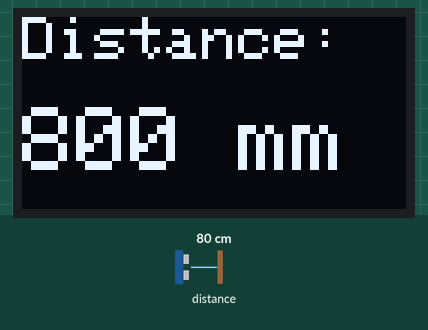
Simulated run of this sketch. Board: Arduino Uno, built with avr-gcc and run on an emulated ATmega328P. Shown: 128×64 one-colour display. The test bench sets the inputs (shaded band); at power-on: distance to the obstacle 80 cm. What the sketch prints to the serial monitor is not drawn.

Above: at 1.2 s.
1.3 s: distance to the obstacle set to 2 cm
At 2.0 s:
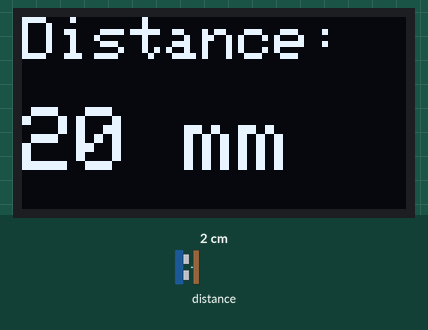
2.9 s: distance to the obstacle set to 250 cm
At 3.7 s:
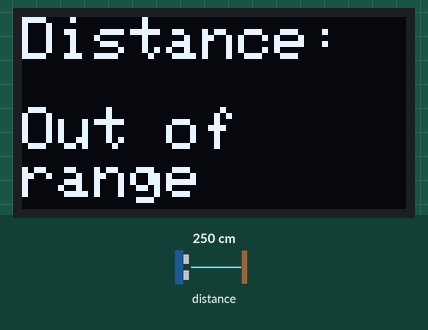
4.5 s: distance to the obstacle set to 4 cm
At 5.5 s:
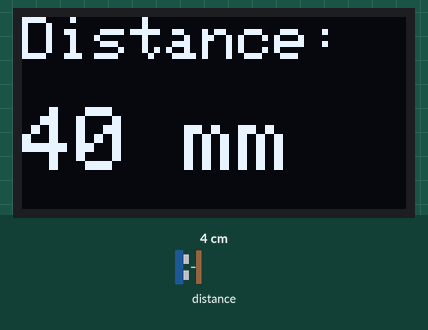
6.1 s: distance to the obstacle set to 299 cm
At 7.3 s:
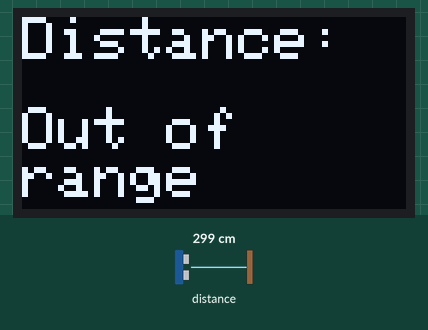
Timing chart, 0 to 8.7 s (numbered marks = the images above; inputs shaded):
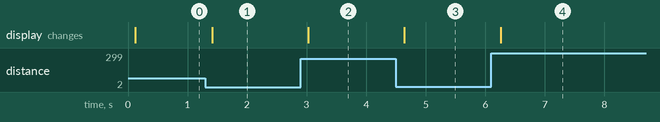

The sketch:

vl53l0x_oled_distance.ino
```cpp
// Arduino sketch that reads distance from a VL53L0X ToF sensor, prints the reading to Serial, and displays the distance on an SSD1306 OLED.
//
// Full tutorial: https://shillehtek.com/blogs/news/arduino-uno-vl53l0x-oled-distance-display
// Parts used: https://shillehtek.com/products/gy-vl53l0xv2-laser-ranging-tof-sensor-module
//             https://shillehtek.com/products/0-96-i2c-blue-oled-display-module-4-pin-ssd1306
//             https://shillehtek.com/products/shillehtek-120pcs-multicolored-dupont-wire
// More examples: https://github.com/shillehbean/shillehtek-examples
//

#include <Wire.h>
#include <Adafruit_VL53L0X.h>
#include <Adafruit_GFX.h>
#include <Adafruit_SSD1306.h>

#define SCREEN_WIDTH 128
#define SCREEN_HEIGHT 64
#define OLED_RESET -1
#define SCREEN_ADDRESS 0x3C

Adafruit_SSD1306 display(SCREEN_WIDTH, SCREEN_HEIGHT, &Wire, OLED_RESET);
Adafruit_VL53L0X lox = Adafruit_VL53L0X();

void setup() {
  Serial.begin(9600);
  if (!display.begin(SSD1306_SWITCHCAPVCC, SCREEN_ADDRESS)) {
    Serial.println(F("SSD1306 failed"));
    for (;;);
  }
  display.clearDisplay();
  display.display();
  if (!lox.begin()) {
    Serial.println(F("VL53L0X failed"));
    while (1);
  }
  Serial.println(F("VL53L0X ready"));
}

void loop() {
  VL53L0X_RangingMeasurementData_t measure;
  lox.rangingTest(&measure, false);
  display.clearDisplay();
  display.setTextSize(2);
  display.setTextColor(SSD1306_WHITE);
  display.setCursor(0, 0);
  display.println("Distance:");
  if (measure.RangeStatus != 4) {
    display.setTextSize(3);
    display.setCursor(0, 30);
    display.print(measure.RangeMilliMeter);
    display.println(" mm");
    Serial.print("Distance: ");
    Serial.print(measure.RangeMilliMeter);
    Serial.println(" mm");
  } else {
    display.setTextSize(2);
    display.setCursor(0, 30);
    display.println("Out of");
    display.println("range");
  }
  display.display();
  delay(100);
}
```

Measured:
- after the input at 1.3 s, the display: changes after 0.11 s (image 1)
- after the input at 2.9 s, the display: changes after 0.13 s (image 2)
- after the input at 4.5 s, the display: changes after 0.14 s (image 3)
- after the input at 6.1 s, the display: changes after 0.16 s (image 4)
